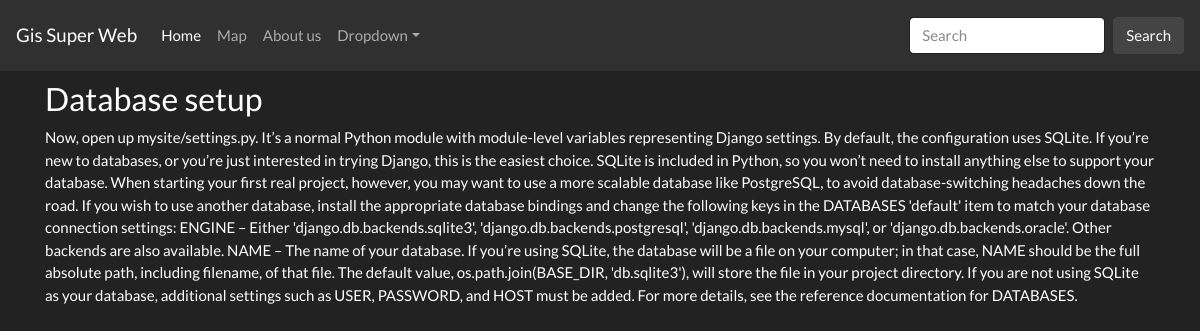
The app's page /articles/3/ with its own data.
### gis/models.py (models this page shows, shortened)
class Article(models.Model):
    title = models.CharField(max_length=200)
    text = models.TextField()
    user = models.ForeignKey(User, on_delete=models.DO_NOTHING)

### gis/views.py (the view)
# urls.py: url(r'^articles/(?P<article_id>[0-9]+)/$', gis.views.show_articles, name='article'),
def show_articles(request, article_id):
    article = get_object_or_404(Article, id=article_id)
    return render(request, 'gis/article.html', {'article': article})

### gis/templates/gis/article.html (shortened to what this page needs)
{% extends "gis/base.html" %}
{% block content %}
    <h3>{{ article.title }}</h3>
    <p>{{article.text}}</p>
{% endblock %}

### records on screen
Article: title "Database setup", text "Now, open up mysite/settings.py. It’s a normal Python module with module-level variables representing Django settings. By default, the configuration uses SQLite. If you’re new to databases, or you’re just interested in trying Django, this is the easiest choice. SQLite is included in Python, so you won’t need to install anything else to support your database. When starting your first real project, however, you may want to use a more scalable database like PostgreSQL, to avoid database-switching headaches down the road. If you wish to use another database, install the appropriate database bindings and change the following keys in the DATABASES 'default' item to match your database connection…"
